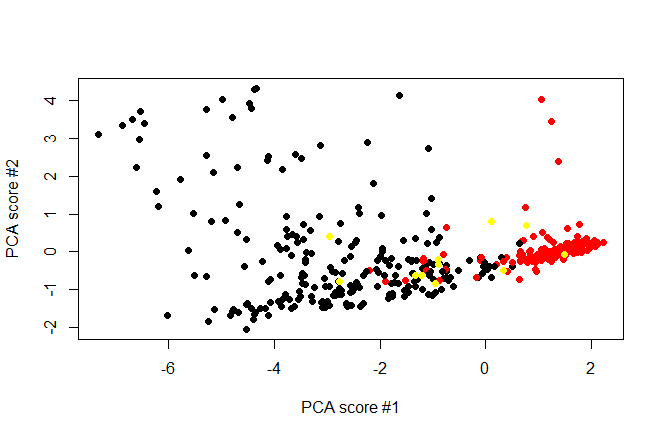

Write R code to recreate this figure.
library(class)

data <- read.csv(file="breast-cancer-wisconsin.data",head=TRUE,sep=",")
data <- data[!apply(data,1,function(x)any('?' %in% c(x))),]
dataSize = nrow(data)
data <- data[sample(dataSize),]
data.orig <- data

data <- data.orig
data <- scale(data[,c(2:6, 8:10)])

ncol(data)
colnames(data) <- c("clump thickness","cell size","cell shape",
                    "marginal adhesion","Single Epithelial Cell Size",
                    "Bland Chromatin","Normal Nucleoli","Mitoses") #,"class")
colnames(data)

getSuccessRatio <- function (splitRate, knn_k ) {
  x = 0
  dataInEachPart = ceiling(nrow(data) / splitRate)
  successRates = rep(NA, splitRate)
  testSetIndexes = c((x*dataInEachPart):((x+1)*(dataInEachPart -1)))
  trainingSet = data[-c(testSetIndexes),]
  clasifier = factor(c(data.orig[-c(testSetIndexes),11]))
  testSet = data[c(testSetIndexes),]
  
  data.knn <- knn(trainingSet, testSet, clasifier, k = knn_k, prob=TRUE)
  data.knn  
  data.knn.diff = data.orig[c(testSetIndexes),11]-(as.integer(data.knn[1:(dataInEachPart-1)])*2)
  data.knn.diff.ok = length(which(data.knn.diff == 0))
  data.knn.diff.ok = length(data.knn.diff[data.knn.diff == 0])
  data.knn.diff.bad = length(which(data.knn.diff != 0))
  bad <- rep(NA, data.knn.diff.bad)
  c = 1
  for (i in 1:length(data.knn.diff) ) {
    if (data.knn.diff[i] != 0 ) {
      bad[c] = i
      c = c + 1
    }
  }

  bad
  
}



successRatios = getSuccessRatio(4,1)

splitRate = 4
knn_k = 1
badlyQualified <- getSuccessRatio(4, 1)
pca <- princomp(data, cor = TRUE)
plot(pca$scores[,1], pca$scores[,2],col=c("black", "red","black","black")[data.orig[, 11]] , pch = 19, xlab="PCA score #1", ylab = "PCA score #2")
points(pca$scores[badlyQualified,1], pca$scores[badlyQualified,2], col="yellow",pch = 19)
